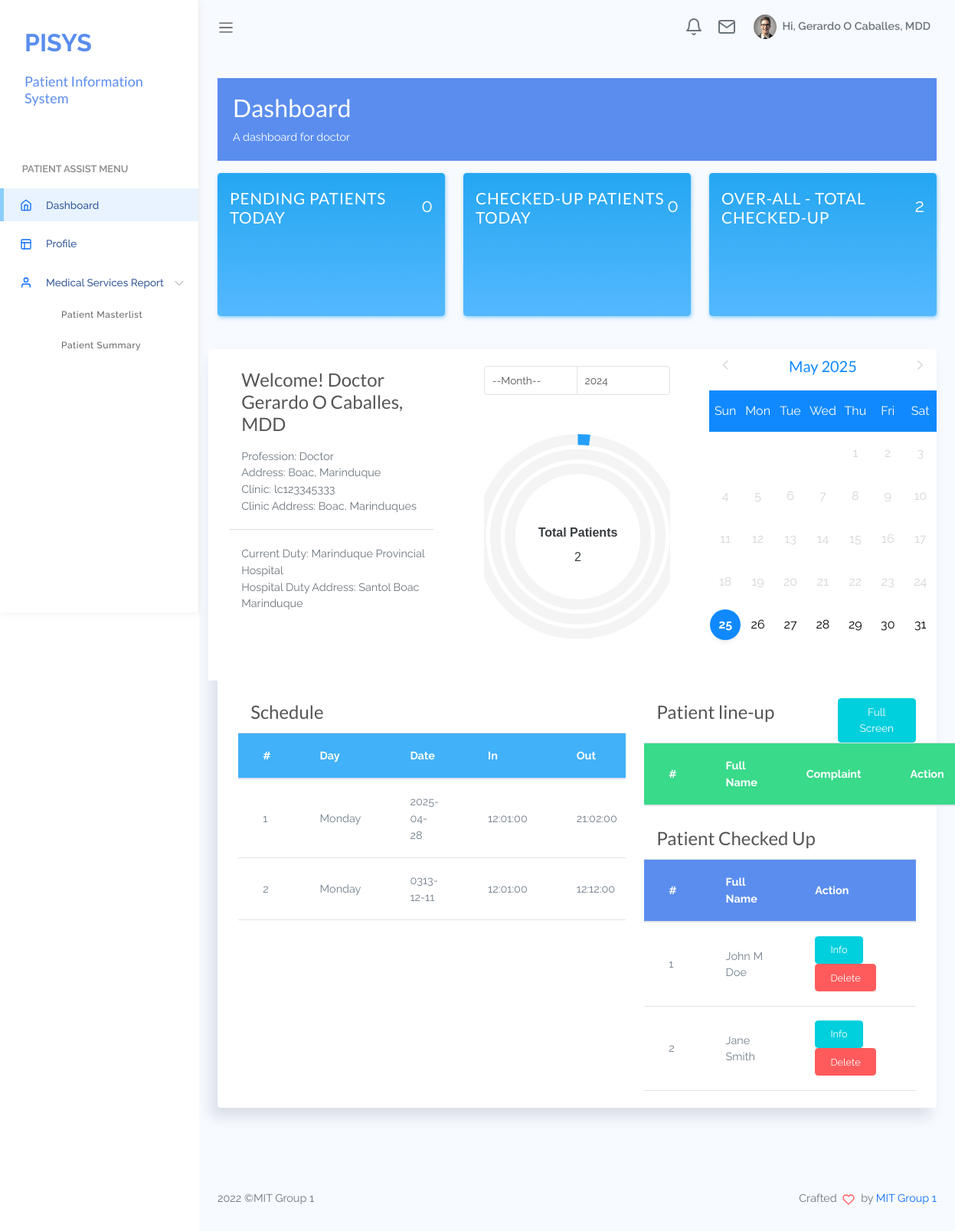
The page /dashboard_main.php (signed in) on the database its author committed.
### tables this page shows
CREATE TABLE `tbl_emp_and_doctor` (
  `employee_id` varchar(50) NOT NULL,
  `lastname` varchar(20) NOT NULL,
  `firstname` varchar(20) NOT NULL,
  `middle` varchar(20) NOT NULL,
  `designation` varchar(100) NOT NULL,
  `gender` varchar(20) NOT NULL,
  `address` varchar(30) NOT NULL,
  `status` varchar(30) NOT NULL
);

CREATE TABLE `tbl_clinic_info` (
  `clinic_id` varchar(50) NOT NULL,
  `profession` varchar(100) NOT NULL,
  `license_num` varchar(50) NOT NULL,
  `clinic_name` varchar(100) NOT NULL,
  `address` varchar(100) NOT NULL,
  `contact` varchar(20) NOT NULL,
  `employee_id` varchar(50) NOT NULL,
  `ptr` varchar(50) NOT NULL
);

CREATE TABLE `tbl_doctor_sched` (
  `ds_id` varchar(50) NOT NULL,
  `employee_id` varchar(50) NOT NULL,
  `date_from` date NOT NULL,
  `date_to` date NOT NULL DEFAULT current_timestamp(),
  `time_from` time NOT NULL,
  `time_to` time NOT NULL,
  `room` varchar(100) NOT NULL
);

CREATE TABLE `tbl_queue` (
  `queue_id` int(11) NOT NULL,
  `complaint_id` varchar(50) NOT NULL,
  `patient_id` varchar(50) NOT NULL,
  `datetime_queue` datetime NOT NULL,
  `employee_id` varchar(50) NOT NULL,
  `status` varchar(10) NOT NULL
);

### dashboard_main.php (the view, shortened to what the rows shown need)
<!DOCTYPE html>
<html lang="en">
<link rel="stylesheet" href="assets/calendar/css/style.css">
<?php include("head.php");
?>
<body>
    <div id="app">
        <div id="main">
            <?php
            include("nav.php");
            ?>
            <div class="main-content container-fluid">
                <section class="section">
                    <div class="row mb-4">
                        <div class="col-md-12">
                            <div class="card">
                                <div class="row">
                                    <div class="card-header col-md-4">
                                        <h3 class='card-heading p-1 pl-3'>Welcome! Doctor <?php echo $fullname; ?></h3>
                                        <p class="text-subtitle text-muted p-1 pl-3">Profession:
                                            <?php echo $designation; ?>
                                            <br>
                                            Address: <?php echo $address; ?>
                                            <br>
                                            Clinic: <?php echo $clinic; ?>
                                            <br>
                                            Clinic Address: <?php echo $caddress; ?>
                                        </p>
                                        <hr>
                                        <p class="text-subtitle text-muted p-1 pl-3">
                                            Current Duty: Marinduque Provincial Hospital
                                            <br>
                                            Hospital Duty Address: Santol Boac Marinduque
                                        </p>
                                    </div>
                                    <div class="col-md-4">
                                        <div class="row">
                                            <div class="col-md-12">
                                                <div class="calendar calendar-first" id="calendar_first">
                                                    <div class="calendar_header">
                                                        <h2></h2>
                                                    </div>
                                                </div>
                                            </div>
                                        </div>
                                    </div>
                                </div>
                                <div class="card-body">
                                    <div class="row">
                                        <div class="col-md-7">
                                            <div class="table-responsive">
                                                <table class="table mb-0" id="table1">
                                                    <thead>
                                                        <tr class="bg-info text-white">
                                                            <th>#</th>
                                                            <th>Day</th>
                                                            <th>Date</th>
                                                            <th>In</th>
                                                            <th>Out</th>
                                                        </tr>
                                                    </thead>
                                                    <tbody>
                                                        <?php
                                                        $sql = "SELECT * FROM tbl_doctor_sched WHERE employee_id =?";
                                                        $output = '';
                                                        $result = $db->prepare($sql);
                                                        $result->execute(array($_SESSION['employee_id']));
                                                        for ($i = 0; $row = $result->fetch(); $i++) {
                                                            $j = $i + 1;
                                                            $output .= '<tr><td>' . $j . '</td>
															<td>Monday</td>
															<td>' . $row[3] . '</td>
															<td>' . $row[4] . '</td>
															<td>' . $row[5] . '</td>
															<td>' . $row[6] . '</td>
															</tr>';
                                                        }
                                                        echo $output;
                                                        ?>
                                                    </tbody>
                                                </table>
                                            </div>
                                        </div>
                                        <div class="col-md-5">
                                            <table class="table mb-0" id="table1">
                                                <thead>
                                                    <tr class="bg-success text-white">
                                                        <th>#</th>
                                                        <th>Full Name</th>
                                                        <th>Complaint</th>
                                                        <th>Action</th>
                                                    </tr>
                                                </thead>
                                            </table>
                                            <table class="table mb-0" id="table2">
                                                <thead>
                                                    <tr class="bg-primary text-white">
                                                        <th>#</th>
                                                        <th>Full Name</th>
                                                        <th>Action</th>
                                                    </tr>
                                                </thead>
                                                <tbody>
                                                    <?php
                                                    $sql = "SELECT q.queue_id, CONCAT(p.firstname, ' ', p.middle, ' ', p.lastname) as fullname,
                                                            c.chief_complaint, c.diagnosis
                                                            FROM tbl_queue as q
                                                            LEFT OUTER JOIN tbl_patient_info as p ON p.patient_id = q.patient_id
                                                            LEFT OUTER JOIN tbl_patient_complaint as c ON p.patient_id = c.patient_id
                                                            WHERE q.employee_id = ? AND q.status = ?
                                                            GROUP BY q.queue_id
                                                            ORDER BY q.datetime_queue DESC;";
                                                    $result = $db->prepare($sql);
                                                    $result->execute(array($_SESSION['employee_id'], 'Checked Up'));
                                                    $output = '';
                                                    for ($i = 0; $row = $result->fetch(); $i++) {
                                                        $j = $i + 1;
                                                        $output .= '<tr><td>' . $j . '</td>
                                                                    <td>' . $row[1] . '</td>
                                                                    <td><button class="btn btn-sm btn-info">Info</button> <button class="btn btn-sm btn-danger">Delete</button></td>
                                                                    </tr>';
                                                    }
                                                    echo $output;
                                                    ?>
                                                </tbody>
                                            </table>
                                        </div>
                                    </div>
                                </div>
                            </div>
                        </div>
                    </div>
                </section>
            </div>
            <?php include("footer.php"); ?>
            <script>
                <?php
                $sql_pending = "SELECT COUNT(*) as pending_count FROM tbl_patient_complaint WHERE patient_status = 'Pending' AND employee_id ='" . $_SESSION['employee_id'] . "' ";
                $sql_checked_up = "SELECT COUNT(*) as checked_up_count FROM tbl_patient_complaint WHERE patient_status = 'Checked Up' AND employee_id ='" . $_SESSION['employee_id'] . "' ";
                $sql_not_checked_up = "SELECT COUNT(*) as not_checked_up_count FROM tbl_patient_complaint WHERE patient_status = 'Not Checked Up' AND employee_id ='" . $_SESSION['employee_id'] . "' ";
                $result_pending = $db->prepare($sql_pending);
                $result_pending->execute();
                $pending_count = $result_pending->fetch()['pending_count'] ?? 0;
                $result_checked_up = $db->prepare($sql_checked_up);
                $result_checked_up->execute();
                $checked_up_count = $result_checked_up->fetch()['checked_up_count'] ?? 0;
                $result_not_checked_up = $db->prepare($sql_not_checked_up);
                $result_not_checked_up->execute();
                $not_checked_up_count = $result_not_checked_up->fetch()['not_checked_up_count'] ?? 0;
                ?>
                var options = {
                    series: [<?php echo $checked_up_count; ?>, <?php echo $pending_count; ?>, <?php echo $not_checked_up_count; ?>],
                    chart: {
                        height: 350,
                        type: 'radialBar',
                    },
                    plotOptions: {
                        radialBar: {
                            dataLabels: {
                                name: {
                                    fontSize: '22px',
                                },
                                value: {
                                    fontSize: '16px',
                                },
                                total: {
                                    show: true,
                                    label: 'Total Patients',
                                    formatter: function (w) {
                                        return <?php echo $checked_up_count + $pending_count + $not_checked_up_count; ?>;
                                    }
                                }
                            }
                        }
                    },
                    labels: ['Checked Up', 'Pending Patients', 'Total Patients'],
                };
                var chart = new ApexCharts(document.querySelector("#doctor"), options);
                chart.render();
                var pname = "",
                    page = "",
                    pgender = "",
                    paddr = "",
                    fullname = "",
                    license = "",
                    ptr = "";
                function getPrescInfo(spname, spage, spgender, spaddr, sfullname, slicense, sptr) {
                    alert(pname + " " + page + " " + pgender + " " + paddr + " " + fullname + " " + license + " " + ptr);
                    //alert(pname+" "+page+" "+pgender+" "+paddr+" "+fullname+" "+license+" "+ptr);
                    //window.location.href = "./prescriptions/presc.php?pname="+pname+"&page="+page+"&pgender="+pgender+"&paddr="+paddr+"&fullname="+fullname+"&license="+license+"&ptr="+ptr;{
                    pname = spname;
                    page = spage;
                    pgender = spgender;
                    paddr = spaddr;
                    fullname = sfullname;
                    license = slicense;
                    ptr = sptr;
                }
            </script>
</body>
</html>

### nav.php (shortened to what the rows shown need)
<div id="sidebar" class='active'>
    <div class="sidebar-wrapper active">
        <div class="sidebar-header">
            <h2 class="text-primary" style="font-size:large; margin:0%;padding:0%;margin-bottom: 0%;">Patient
                Information System</h2>
        </div>
    </div>
</div>
<nav class="navbar navbar-header navbar-expand navbar-light">
    <div class="collapse navbar-collapse" id="navbarSupportedContent">
        <ul class="navbar-nav d-flex align-items-center navbar-light ml-auto">
            <li class="dropdown">
                <a href="#" data-toggle="dropdown" class="nav-link dropdown-toggle nav-link-lg nav-link-user">
                    <div class="avatar mr-1">
                        <img src="assets/images/avatar/avatar-s-1.png" alt="" srcset="">
                    </div>
                    <div class="d-none d-md-block d-lg-inline-block">Hi, <?php echo $fullname; ?></div>
                </a>
            </li>
        </ul>
    </div>
</nav>

### rows shown on the page
tbl_emp_and_doctor: fullname "Gerardo O Caballes, MDD", designation "Doctor", address "Boac, Marinduque"
tbl_clinic_info: clinic_name "lc123345333", address "Boac, Marinduques"
tbl_doctor_sched: j "1", date_to "2025-04-28", time_from "12:01:00", time_to "21:02:00"
tbl_doctor_sched: j "2", date_to "0313-12-11", time_from "12:01:00", time_to "12:12:00"
tbl_queue: j "1", row "John M Doe"
tbl_queue: j "2", row "Jane Smith"

### other values the page prints
$pendingCount "0"
$chkup_count "0"
$chkup_count "2"
